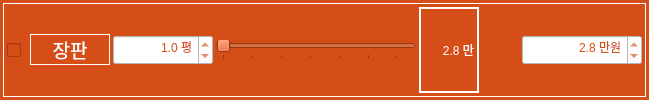
                 <widget class="QFrame" name="frame_114">
                  <property name="minimumSize">
                   <size>
                    <width>0</width>
                    <height>30</height>
                   </size>
                  </property>
                  <property name="maximumSize">
                   <size>
                    <width>16777215</width>
                    <height>16777215</height>
                   </size>
                  </property>
                  <property name="font">
                   <font>
                    <family>나눔고딕 ExtraBold</family>
                    <pointsize>9</pointsize>
                    <weight>9</weight>
                    <italic>false</italic>
                    <bold>false</bold>
                   </font>
                  </property>
                  <property name="styleSheet">
                   <string notr="true">background-color: rgb(213, 77, 23);
font: 75 9pt &quot;나눔고딕 ExtraBold&quot;;</string>
                  </property>
                  <layout class="QHBoxLayout" name="horizontalLayout_261">
                   <property name="leftMargin">
                    <number>3</number>
                   </property>
                   <property name="topMargin">
                    <number>3</number>
                   </property>
                   <property name="rightMargin">
                    <number>3</number>
                   </property>
                   <property name="bottomMargin">
                    <number>3</number>
                   </property>
                   <item>
                    <widget class="QFrame" name="horizontalFrame_14">
                     <property name="styleSheet">
                      <string notr="true">color: rgb(255, 255, 255);</string>
                     </property>
                     <property name="frameShape">
                      <enum>QFrame::Box</enum>
                     </property>
                     <layout class="QHBoxLayout" name="horizontalLayout_86">
                      <property name="spacing">
                       <number>3</number>
                      </property>
                      <property name="leftMargin">
                       <number>3</number>
                      </property>
                      <property name="topMargin">
                       <number>3</number>
                      </property>
                      <property name="rightMargin">
                       <number>3</number>
                      </property>
                      <property name="bottomMargin">
                       <number>3</number>
                      </property>
                      <item>
                       <widget class="QCheckBox" name="checkBox_floor_lino">
                        <property name="enabled">
                         <bool>true</bool>
                        </property>
                        <property name="minimumSize">
                         <size>
                          <width>20</width>
                          <height>30</height>
                         </size>
                        </property>
                        <property name="maximumSize">
                         <size>
                          <width>16777215</width>
                          <height>16777215</height>
                         </size>
                        </property>
                        <property name="styleSheet">
                         <string notr="true">color: rgb(255, 255, 255);</string>
                        </property>
                        <property name="text">
                         <string/>
                        </property>
                        <property name="checked">
                         <bool>false</bool>
                        </property>
                        <property name="tristate">
                         <bool>false</bool>
                        </property>
                       </widget>
                      </item>
                      <item>
                       <widget class="QLabel" name="label_26">
                        <property name="sizePolicy">
                         <sizepolicy hsizetype="Preferred" vsizetype="Fixed">
                          <horstretch>0</horstretch>
                          <verstretch>0</verstretch>
                         </sizepolicy>
                        </property>
                        <property name="minimumSize">
                         <size>
                          <width>80</width>
                          <height>30</height>
                         </size>
                        </property>
                        <property name="maximumSize">
                         <size>
                          <width>80</width>
                          <height>16777215</height>
                         </size>
                        </property>
                        <property name="font">
                         <font>
                          <family>구름 산스 500</family>
                          <pointsize>14</pointsize>
                          <weight>50</weight>
                          <italic>false</italic>
                          <bold>false</bold>
                         </font>
                        </property>
                        <property name="styleSheet">
                         <string notr="true">background-color: rgb(213, 77, 23);
color: rgb(255, 255, 255);
font: 14pt &quot;구름 산스 500&quot;;</string>
                        </property>
                        <property name="frameShape">
                         <enum>QFrame::Box</enum>
                        </property>
                        <property name="text">
                         <string>장판</string>
                        </property>
                        <property name="alignment">
                         <set>Qt::AlignCenter</set>
                        </property>
                       </widget>
                      </item>
                      <item>
                       <widget class="QDoubleSpinBox" name="doubleSpinBox_floor_area_lino">
                        <property name="minimumSize">
                         <size>
                          <width>100</width>
                          <height>30</height>
                         </size>
                        </property>
                        <property name="styleSheet">
                         <string notr="true">background-color: rgb(255, 255, 255);
color: rgb(213, 77, 23);
font: 12pt &quot;구름 산스 500&quot;;</string>
                        </property>
                        <property name="alignment">
                         <set>Qt::AlignRight|Qt::AlignTrailing|Qt::AlignVCenter</set>
                        </property>
                        <property name="prefix">
                         <string/>
                        </property>
                        <property name="suffix">
                         <string> 평</string>
                        </property>
                        <property name="decimals">
                         <number>1</number>
                        </property>
                        <property name="minimum">
                         <double>0.100000000000000</double>
                        </property>
                        <property name="maximum">
                         <double>100.000000000000000</double>
                        </property>
                        <property name="singleStep">
                         <double>0.200000000000000</double>
                        </property>
                        <property name="value">
                         <double>1.000000000000000</double>
                        </property>
                       </widget>
                      </item>
                      <item>
                       <widget class="QSlider" name="horizontalSlider_floor_lino">
                        <property name="minimumSize">
                         <size>
                          <width>200</width>
                          <height>0</height>
                         </size>
                        </property>
                        <property name="maximumSize">
                         <size>
                          <width>200</width>
                          <height>16777215</height>
                         </size>
                        </property>
                        <property name="minimum">
                         <number>28</number>
                        </property>
                        <property name="maximum">
                         <number>60</number>
                        </property>
                        <property name="singleStep">
                         <number>1</number>
                        </property>
                        <property name="pageStep">
                         <number>1</number>
                        </property>
                        <property name="value">
                         <number>28</number>
                        </property>
                        <property name="orientation">
                         <enum>Qt::Horizontal</enum>
                        </property>
                        <property name="invertedAppearance">
                         <bool>false</bool>
                        </property>
                        <property name="invertedControls">
                         <bool>false</bool>
                        </property>
                        <property name="tickPosition">
                         <enum>QSlider::TicksBelow</enum>
                        </property>
                        <property name="tickInterval">
                         <number>5</number>
                        </property>
                       </widget>
                      </item>
                      <item>
                       <widget class="QLabel" name="label_floor_lino">
                        <property name="minimumSize">
                         <size>
                          <width>60</width>
                          <height>0</height>
                         </size>
                        </property>
                        <property name="styleSheet">
                         <string notr="true">font: 12pt &quot;구름 산스 500&quot;;</string>
                        </property>
                        <property name="frameShape">
                         <enum>QFrame::WinPanel</enum>
                        </property>
                        <property name="text">
                         <string>2.8 만</string>
                        </property>
                        <property name="alignment">
                         <set>Qt::AlignRight|Qt::AlignTrailing|Qt::AlignVCenter</set>
                        </property>
                       </widget>
                      </item>
                      <item>
                       <spacer name="horizontalSpacer_23">
                        <property name="orientation">
                         <enum>Qt::Horizontal</enum>
                        </property>
                        <property name="sizeType">
                         <enum>QSizePolicy::Expanding</enum>
                        </property>
                        <property name="sizeHint" stdset="0">
                         <size>
                          <width>40</width>
                          <height>20</height>
                         </size>
                        </property>
                       </spacer>
                      </item>
                      <item>
                       <widget class="QDoubleSpinBox" name="doubleSpinBox_floor_cost_lino">
                        <property name="minimumSize">
                         <size>
                          <width>120</width>
                          <height>30</height>
                         </size>
                        </property>
                        <property name="styleSheet">
                         <string notr="true">background-color: rgb(255, 255, 255);
color: rgb(213, 77, 23);
font: 12pt &quot;구름 산스 500&quot;;</string>
                        </property>
                        <property name="alignment">
                         <set>Qt::AlignRight|Qt::AlignTrailing|Qt::AlignVCenter</set>
                        </property>
                        <property name="prefix">
                         <string/>
                        </property>
                        <property name="suffix">
                         <string> 만원</string>
                        </property>
                        <property name="decimals">
                         <number>1</number>
                        </property>
                        <property name="minimum">
                         <double>1.000000000000000</double>
                        </property>
                        <property name="maximum">
                         <double>1500.000000000000000</double>
                        </property>
                        <property name="singleStep">
                         <double>10.000000000000000</double>
                        </property>
                        <property name="value">
                         <double>2.800000000000000</double>
                        </property>
                       </widget>
                      </item>
                     </layout>
                    </widget>
                   </item>
                  </layout>
                 </widget>
